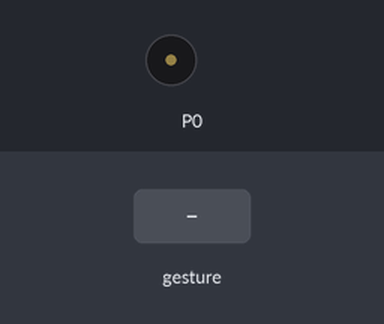
A program run on a simulated BBC micro:bit running MicroPython. On the bench: buzzer (waves = sounding). Inputs (shaded band) come from the test bench.

Above: at 1.2 s.
1.3 s: sound turns loud
At 2.54 s:
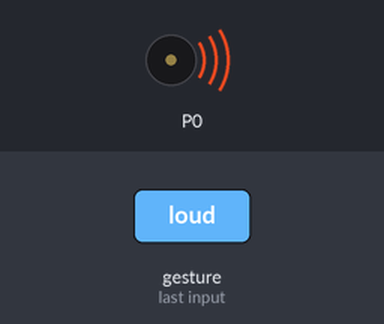
Timing chart, 0 to 5.8 s (numbered marks = the images above; inputs shaded):
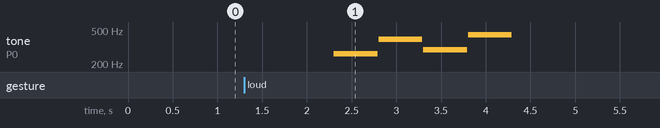

Measured:
- after the input at 1.3 s, tone on P0: plays 262 Hz for 0.49 s, 392 Hz for 0.49 s, 294 Hz for 0.49 s, 440 Hz for 0.49 s, starting after 1.0 s

The program:

playingnoisewhensoundis_detected.py
```python
from microbit import *
import music
while True:
    if microphone.current_event() == SoundEvent.LOUD:
        sleep(100)
        if microphone.current_event() == SoundEvent.QUIET:
            sleep(200)
            music.play(['c','g','d','a' ])
```
